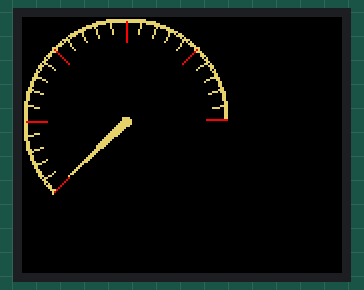
Simulated run of this sketch. Board: STM32 Blue Pill. On the bench: 160×128 colour display.

Above: at 0.32 s.
At 5.13 s:
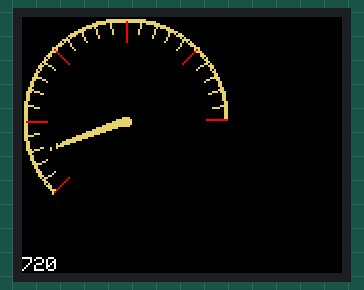
At 9.94 s:
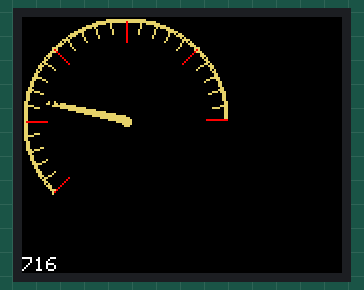
At 19.86 s:
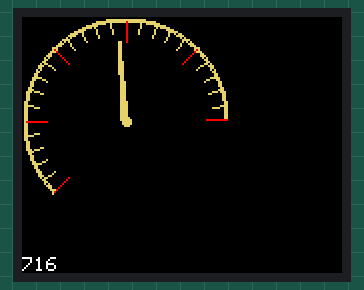
At 29.79 s:
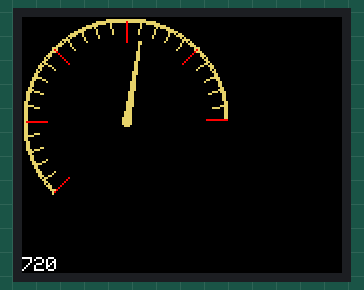
At 39.71 s:
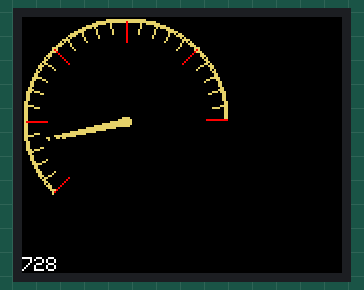

The sketch:

SingleGauges.ino
```cpp
/*
  Red 1.8 TFT PSI 128*160 v1.1 ST7735

SPI pin names can be confusing. These are the alternative names for the SPI pins:
MOSI = SDA = SDO = DIN = R/W = DI = SI = MTSR = D1 = SDI
SCLK = CLK = E = SCK = SCL = D0
DC = A0 = DO = DOUT = SO = MRST
CS = CE = RS = SS
RESET = RST

Reference page for GFX Library: https://cdn-learn.adafruit.com/downloads/pdf/adafruit-gfx-graphics-library.pdf

Color is expressed in 16 bit with Hexadecimal value.
To select a particular color, go here and copy the "Hexadecimal 16 bit color depth value":
https://ee-programming-notepad.blogspot.com/2016/10/16-bit-color-generator-picker.html

Common colors:
 * BLACK    0x0000
 * BLUE     0x001F
 * RED      0xF800
 * GREEN    0x07E0
 * CYAN     0x07FF
 * MAGENTA  0xF81F
 * YELLOW   0xFFE0
 * WHITE    0xFFFF

A way to select a color is to write: "ST7735_BLACK", or "ST7735_BLUE", etc.
Or just write the code for the color. Either way, it works.


List of custom fonts: https://learn.adafruit.com/adafruit-gfx-graphics-library/using-fonts

Note about custom font:
 * Text background color is not supported for custom fonts. For these reason you would need to draw a filled
   rectangle before drawing the text. But this would cause the text to flicker, so I don't recommend using custom fonts
   for components that refresh continuously.
 * Using custom fonts slows down the arduino loop, so the refresh rate is lesser than using the standard font.


	LED = 3v3
	SCK = PA5 (SPI1 SCK)
	SDA = PA7 (SPI1 MOSI)
	A0  = PA0
	RST = PA1
	CS  = PA4 (SPI1 NSS)
	GND = GND
	VCC = 5v

*/

#include <Adafruit_GFX.h>
#include <Adafruit_ST7735.h>
#include <SPI.h>


#define BLACK           0x0000      /*   0,   0,   0 */
#define NAVY            0x000F      /*   0,   0, 128 */
#define DARKGREEN       0x03E0      /*   0, 128,   0 */
#define DARKCYAN        0x03EF      /*   0, 128, 128 */
#define MAROON          0x7800      /* 128,   0,   0 */
#define PURPLE          0x780F      /* 128,   0, 128 */
#define OLIVE           0x7BE0      /* 128, 128,   0 */
#define LIGHTGREY       0xC618      /* 192, 192, 192 */
#define DARKGREY        0x7BEF      /* 128, 128, 128 */
#define BLUE            0x001F      /*   0,   0, 255 */
#define GREEN           0x07E0      /*   0, 255,   0 */
#define CYAN            0x07FF      /*   0, 255, 255 */
#define RED             0xF800      /* 255,   0,   0 */
#define MAGENTA         0xF81F      /* 255,   0, 255 */
#define YELLOW          0xFFE0      /* 255, 255,   0 */
#define AR_YELLOW       0xE68D
#define WHITE           0xFFFF      /* 255, 255, 255 */
#define ORANGE          0xFD20      /* 255, 165,   0 */
#define GREENYELLOW     0xAFE5      /* 173, 255,  47 */
#define PINK            0xF81F


#define TFT_CS     PA4
#define TFT_RST    PA1
#define TFT_DC     PA0
#define TFT_LED    PB9

Adafruit_ST7735 tft = Adafruit_ST7735(TFT_CS, TFT_DC, TFT_RST);
int NextPageTime = 50;


// == Gauge config ==
// ==================
byte GaugeX = 52;
byte GaugeY = 52;
byte GaugeR = 50;
int GaugeStartAngle = 135;
int GaugeLenghtAngle = 225;
byte GaugeParts = 25;
byte GaugePartsLong = 5;
int GaugeHandAngle = GaugeStartAngle;
// 0-360; 135-180; 135-225


// Colors
#define GAUGE_FACE				AR_YELLOW
#define GAUGE_MARKS				AR_YELLOW
#define GAUGE_MARKS_LONG		RED
#define GAUGE_MAIN_HAND			AR_YELLOW
#define GAUGE_SECONDARY_HAND	WHITE
#define GAUGE_ERASER			BLACK
#define GAUGE_CENTRAL_POINT		AR_YELLOW


// Global var for prev pos saving
float p = 3.1415926;
float GaugeHandAngleTop;
float GaugeHandAngleLeft;
float GaugeHandAngleRight;


void setup(void) {
	tft.initR(INITR_BLACKTAB);
	tft.fillScreen(ST77XX_BLACK);
	tft.setRotation(3);

	GaugeFaceDraw(1, GaugeX, GaugeY, GaugeR, GaugeStartAngle, GaugeLenghtAngle, GaugeParts, GaugePartsLong, GaugeHandAngle);
}


void loop() {
	fps(0.25, 0, 120);
	IncrementHand();
}


int HandDirection = 1;
void IncrementHand() {
	// Testing class

	int Mode = 3;
	int Step = 1;
	int GaugeMaxAngle = GaugeStartAngle + GaugeLenghtAngle;

	// через map

	if (Mode == 1) { // Only CW
		GaugeHandAngle = GaugeHandAngle + Step;
		if (GaugeHandAngle > GaugeMaxAngle) {
			GaugeHandAngle = GaugeStartAngle;
		}
	} else if (Mode == 2) {
		GaugeHandAngle = GaugeHandAngle - Step;
		if (GaugeHandAngle < GaugeStartAngle) {
			GaugeHandAngle = GaugeMaxAngle;
		}
	} else if (Mode == 3) { // CW - CCW
		if (HandDirection == 1) { //CW
			GaugeHandAngle = GaugeHandAngle + Step;
			if (GaugeHandAngle >= GaugeMaxAngle) {
				GaugeHandAngle = GaugeHandAngle - Step;
				HandDirection = 0;
			}
		} else { //CCW
			GaugeHandAngle = GaugeHandAngle - Step;
			if (GaugeHandAngle <= GaugeStartAngle) {
				GaugeHandAngle = GaugeHandAngle + Step;
				HandDirection = 1;
			}
		}
	}

	//tft.fillCircle(GaugeX, GaugeY, GaugeR-2, BLACK);
	GaugeFaceDraw(0, GaugeX, GaugeY, GaugeR, GaugeStartAngle, GaugeLenghtAngle, GaugeParts, GaugePartsLong, GaugeHandAngle);
	//delay(10);
}


void GaugeFaceDraw(const bool FirstRun, const int X, const int Y, const int R, const int AngleStart, const int AngleAbs, const int Parts, const int PartsLong, int GaugeHandAngle) {

	int i, AuxR, AngleEnd, PartAngle, LongPartAngle, AngleDiff;
	AngleEnd = AngleStart + AngleAbs;
	PartAngle = AngleAbs / Parts;


	if (FirstRun == 1) {

		AuxR = R;
		for (i = AngleStart; i < AngleEnd; i += 1) {
			tft.drawPixel(X + AuxR * cos(i * p / 180), Y + AuxR * sin(i * p / 180), GAUGE_FACE);}
		AuxR = R + 1;
		for (i = AngleStart; i < AngleEnd; i += 1) {
			tft.drawPixel(X + AuxR * cos(i * p / 180), Y + AuxR * sin(i * p / 180), GAUGE_FACE);}

	} else {

		AuxR = R-10;

		// Erase last position
		int txrb, tyrb;  // right bottom
		int txru, tyru;  // right up
		int txlb, tylb;  // left bottom
		int txlu, tylu;  // left up
		int f;     //direction factor
		bool mode; // 0 - fill except, 1 - fill last

		if (GaugeHandAngle > GaugeHandAngleTop) {	//  CW
			AngleDiff = GaugeHandAngle - GaugeHandAngleTop;
			if (AngleDiff <= 2) {
				f = -1;
				mode = 0;
			} else {
				mode = 1;}
		} else {									//  CCW
			AngleDiff = GaugeHandAngleTop - GaugeHandAngle;
			if (AngleDiff <= 2) {
				f = 1;
				mode = 0;
			} else {
				mode = 1;}}

		if (mode == 0) {
			txrb = X+(3*f)*cos((GaugeHandAngleRight+1)*p/180);
			tyrb = Y+(3*f)*sin((GaugeHandAngleRight+1)*p/180);
			txru = X+(AuxR+6)*cos((GaugeHandAngleTop+(1*f))*p/180);
			tyru = Y+(AuxR+6)*sin((GaugeHandAngleTop+(1*f))*p/180);
			txlb = X+(7*f)*cos((GaugeHandAngleRight+5)*p/180);
			tylb = Y+(7*f)*sin((GaugeHandAngleRight+5)*p/180);
			txlu = X+(AuxR+6)*cos((GaugeHandAngleTop+(5*f))*p/180);
			tylu = Y+(AuxR+6)*sin((GaugeHandAngleTop+(5*f))*p/180);
		} else {
			txrb = X+4*cos(GaugeHandAngleRight*p/180);
			tyrb = Y+4*sin(GaugeHandAngleRight*p/180);
			txru = X+(AuxR+6)*cos((GaugeHandAngleTop+4)*p/180);
			tyru = Y+(AuxR+6)*sin((GaugeHandAngleTop+4)*p/180);
			txlb = X+4*cos(GaugeHandAngleLeft*p/180);
			tylb = Y+4*sin(GaugeHandAngleLeft*p/180);
			txlu = X+(AuxR+6)*cos((GaugeHandAngleTop-4)*p/180);
			tylu = Y+(AuxR+6)*sin((GaugeHandAngleTop-4)*p/180);}

		tft.fillTriangle(txrb, tyrb, txru, tyru, txlb, tylb, GAUGE_ERASER);
		tft.fillTriangle(txru, tyru, txlu, tylu, txlb, tylb, GAUGE_ERASER);


		// Hand angles calc and draw
		GaugeHandAngleTop = GaugeHandAngle;
		if (GaugeHandAngleTop < 90) {
			GaugeHandAngleLeft = 360 - 90 + GaugeHandAngleTop;
		} else {
			GaugeHandAngleLeft = GaugeHandAngleTop - 90;}

		if (360-GaugeHandAngleTop < 90) {
			GaugeHandAngleRight = 90 - (360-GaugeHandAngleTop);
		} else {
			GaugeHandAngleRight = GaugeHandAngleTop + 90;}

		tft.fillTriangle(X+2*cos(GaugeHandAngleLeft*p/180),   Y+2*sin(GaugeHandAngleLeft*p/180),
						 X+AuxR*cos(GaugeHandAngleTop*p/180), Y+AuxR*sin(GaugeHandAngleTop*p/180),
						 X+2*cos(GaugeHandAngleRight*p/180),  Y+2*sin(GaugeHandAngleRight*p/180), GAUGE_MAIN_HAND);
		tft.fillCircle(X, Y, 2, GAUGE_CENTRAL_POINT);


		// Marks draw
		int PartsLongCount = PartsLong;
		for (i = AngleStart; i < AngleEnd+5; i += PartAngle) {
			if (PartsLongCount == PartsLong) {
				AuxR = R-10;
				tft.drawLine(X+AuxR*cos(i*p/180), Y+AuxR*sin(i*p/180), X+R*cos(i*p/180), Y+R*sin(i*p/180), GAUGE_MARKS_LONG);
				PartsLongCount = 1;
			} else {
				AuxR = R-6;
				tft.drawLine(X+AuxR*cos(i*p/180), Y+AuxR*sin(i*p/180), X+R*cos(i*p/180), Y+R*sin(i*p/180), GAUGE_MARKS);
				PartsLongCount = PartsLongCount + 1;
			}

		}

	}


}


static inline void fps(const float seconds, const int x, const int y){

  static unsigned long lastMillis;
  static unsigned long frameCount;
  static unsigned int framesPerSecond;

  unsigned long now = millis();
  frameCount ++;

  tft.setCursor(x, y);

  if (now - lastMillis >= seconds * 1000) {
    framesPerSecond = frameCount / seconds;

	String framesPerSecondStr = String(framesPerSecond);
	int16_t x1, y1;
	uint16_t w, h;
	tft.getTextBounds(framesPerSecondStr, x, y, &x1, &y1, &w, &h);
	tft.fillRect(x, y, w, h, 0x0000);

	tft.print(framesPerSecond);
	frameCount = 0;
	lastMillis = now;
  }
}
```
